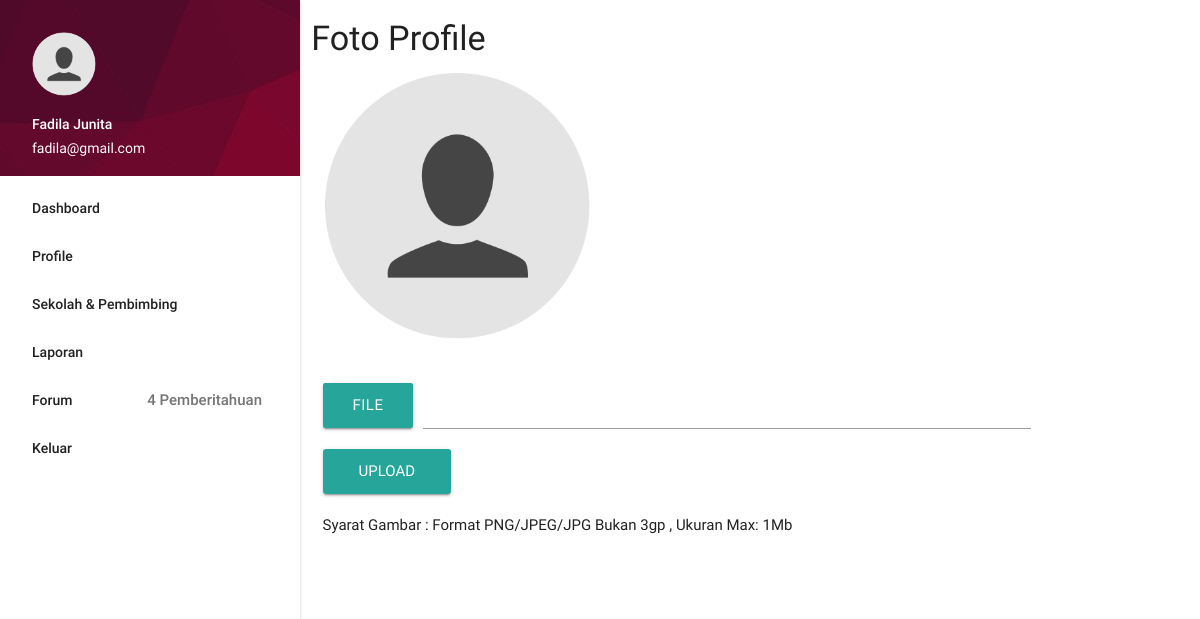
The app's page /foto_profile.php (signed in), older data.
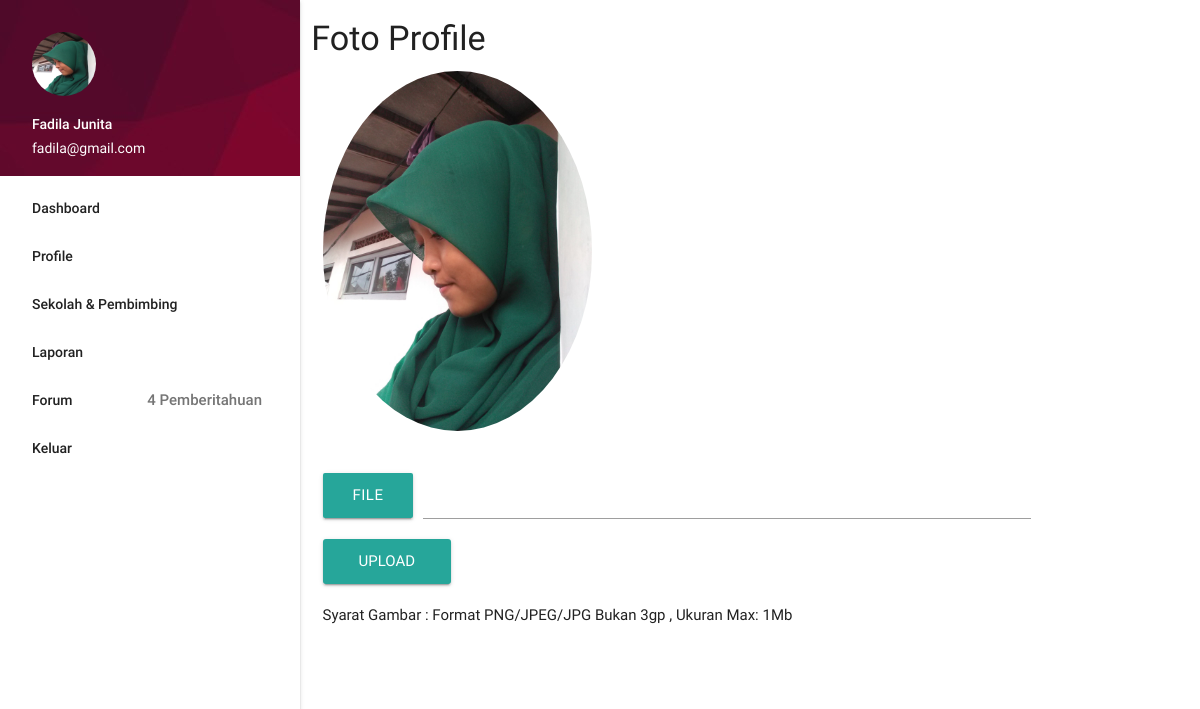
The same page, newer data.
### tables this page shows
CREATE TABLE `pengguna` (
  `id_pengguna` int(12) NOT NULL,
  `nama` varchar(100) NOT NULL,
  `email` varchar(150) NOT NULL,
  `password` varchar(150) NOT NULL,
  `id_sekolah` int(12) NOT NULL,
  `nisn` varchar(20) NOT NULL,
  `alamat` text NOT NULL,
  `kota_lahir` varchar(100) NOT NULL,
  `tgl_lahir` date NOT NULL,
  `masa_prakerin` varchar(2) NOT NULL,
  `tgl_masuk` date NOT NULL,
  `tgl_keluar` date NOT NULL,
  `jurusan` enum('TKJ','RPL','MM','ELEKTRO','MAHASISWA TI') NOT NULL,
  `url_blog` varchar(100) NOT NULL,
  `link_fb` varchar(300) NOT NULL,
  `no_hp` varchar(15) NOT NULL,
  `status` enum('aktiv','selesai','keluar') NOT NULL,
  `foto_profile` varchar(500) NOT NULL
);

### function/tampil_functions.php (called while the page is built, shortened)
<?php
function tampil_nama($email){
    $sql = " SELECT nama FROM pengguna WHERE email='$email' ";
    $result = result($sql);
    $result = mysqli_fetch_assoc($result);
    $result = $result['nama'];
    return $result;
}
function tampil_profile($email){
    $sql = " SELECT pengguna.id_pengguna,pengguna.nama,pengguna.email,pengguna.password,pengguna.id_sekolah,pengguna.nisn,pengguna.alamat,pengguna.kota_lahir,pengguna.tgl_lahir,pengguna.masa_prakerin,pengguna.tgl_masuk,pengguna.tgl_keluar,pengguna.jurusan,pengguna.url_blog,pengguna.link_fb,pengguna.no_hp,pengguna.status,pengguna.foto_profile,sekolah.nama_sekolah FROM pengguna JOIN sekolah ON pengguna.id_sekolah=sekolah.id_sekolah WHERE email='$email' ";
    $result = result($sql);
    $result = mysqli_fetch_assoc($result);
    return $result;
}
function tampil_foto(){
    $profiles = tampil_profile($_SESSION['user']);
    $foto = $profiles['foto_profile'];
    if ($foto == NULL) {
        return 'empty-profile.png';
    }else{
        return $foto;
    }
}
?>

### function/functions.php (called while the page is built, shortened)
<?php
function result($query){
    global $link;
    $result = mysqli_query($link,$query);
    return $result;
}
?>

### foto_profile.php (the view, shortened to what this page needs)
<?php
include 'view/header.php';
?>
    <div class="row">
<?php
include 'view/sidenav.php';
?>
      <div class="col s12 m8 l9">
        <div class="row ">
        <h4>Foto Profile</h4>
           <div class="col m4">
             <img src="<?= ACCESS_FROM ?>/asset/img/profile/<?= $foto ?>" alt="" class="circle responsive-img">
           </div>
        </div>
        <div class="row">
          <div class="col m10">
            <div class="row">
             <form method="post" enctype="multipart/form-data">
              <div class="file-field input-field">
                <div class="btn">
                  <span>File</span>
                </div>
                <div class="file-path-wrapper">
                  <input class="file-path validate" type="text">
                </div>
                  <input type="submit" name="submit" class="btn waves-effect waves-light"  value="Upload">
              </div>
            </form>
            </div>
          <div class="row" ><p>Syarat Gambar : Format PNG/JPEG/JPG Bukan 3gp , Ukuran Max: 1Mb</p></div>
        </div>
      </div>
        </div>
    </div>
<?php
include 'view/footer.php';
?>

### view/header.php (shortened to what this page needs)
 <!DOCTYPE html>
  <html>
    <head>
      <link type="text/css" rel="stylesheet" href="<?= ACCESS_FROM ?>/asset/materialize/css/materialize.css"  media="screen,projection"/>
    </head>
<body>

### view/sidenav.php
<?php
$foto = tampil_foto();
?>
      <div class="col s12 m4 l3">
            <ul id="slide-out" class="side-nav fixed">
                <li><div class="userView">
                        <div class="background">
                        <img src="<?= ACCESS_FROM ?>/asset/img/background.jpg">
                    </div>
                    <a href="./foto_profile.php"><img class="circle" src="<?= ACCESS_FROM ?>/asset/img/profile/<?= $foto ?>"></a>
                    <a href="<?= ACCESS_FROM ?>/profile.php"><span class="white-text name"><?= tampil_nama($_SESSION['user']); ?> </span></a>
                    <a href="<?= ACCESS_FROM ?>/profile.php"><span class="white-text email"><?= $_SESSION['user'];?></span></a>
                    </div>
                </li>
            <li><a class="waves-effect" href="<?= ACCESS_FROM ?>/index.php">Dashboard</a></li>
            <li><a class="waves-effect" href="<?= ACCESS_FROM ?>/profile.php">Profile</a></li>
            <li><a class="waves-effect" href="<?= ACCESS_FROM ?>/sekolahku.php">Sekolah & Pembimbing</a></li>
            <li><a class="waves-effect" href="<?= ACCESS_FROM ?>/laporan.php">Laporan</a></li>
            <li><a class="waves-effect" href="<?= ACCESS_FROM ?>/forum.php">Forum<span class="badge">4 Pemberitahuan</span></a></li>
            <li><a class="waves-effect" href="<?= ACCESS_FROM ?>/logout.php">Keluar</a></li>
            </ul>
      </div>

### view/footer.php (shortened to what this page needs)
  </body>
</html>

Row changes from the older to the newer data that the page shows:
changed pengguna "Fadila Junita": foto_profile: a different picture
